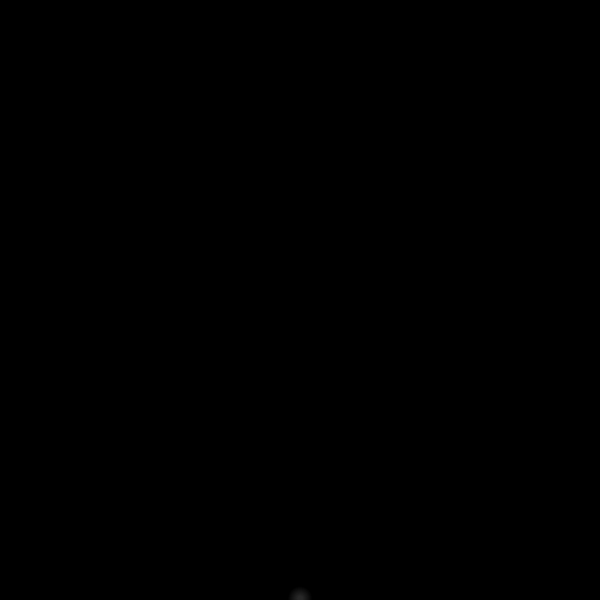
Frame 1 (no input)
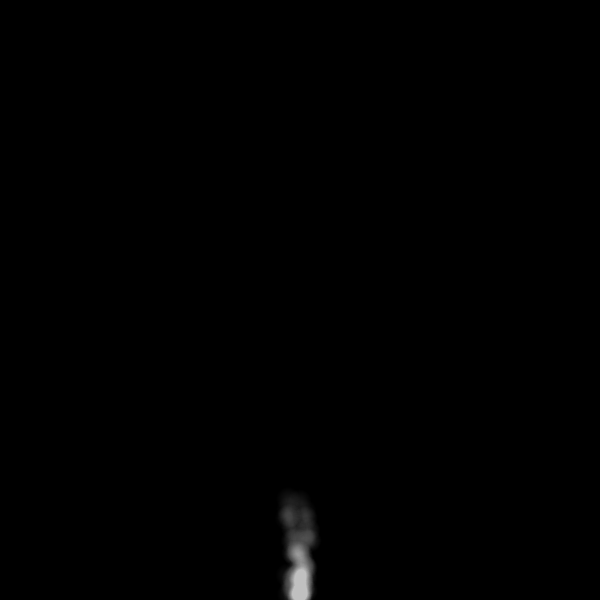
Frame 60 (the mouse pressed at the canvas centre just before this capture)
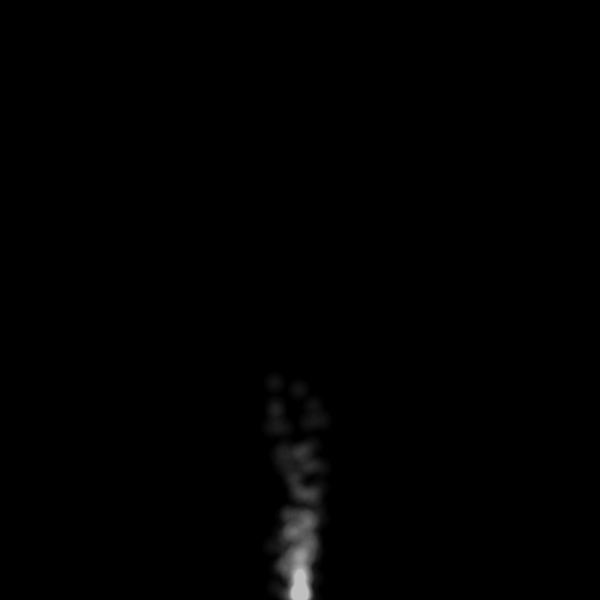
Frame 120 (the mouse held since frame 60 and released just before this capture)

The Processing sketch that drew these frames (run headless with seeded random() and noise(); from frame 60 on, the mouse is pressed at the canvas centre):

// Processing sketch: processing_128319
// ── processing_128319.pde

/**
This is the Particle example with the Particles turned into smoke.
The only real difference is that we draw hazy blobs instead of 
circles, and we reduce the vx so things go more upwards than outwards.

C. Andrews
2014-01-15
**/



Particle particles[]; // declare the array of Particles
int numParticles = 0; // this is a variable that holds the number of particles
void setup() {
  size(600, 600);
  background(0);
  // create the array to hold 300 Particles (it is still just room -- no particles yet)
  particles = new Particle[300];
 
}


/**
 This handles the creation of new particles and updates their positions.
 **/
void draw() {
  background(0);

  // If there is an empty spot in the array, we add a new particle to the system  
  if (numParticles < particles.length) {
    // create the Particle
    Particle p  = new Particle();

    // Give it an initial position 
    p.x = width/2;
    p.y = height; 

    // randomize its velocity and life time
    p.vx = random(-.25, .25);
    p.vy = -1 + random(-1, 1);
    p.maxLifeTime += random(-15, 15);

    // add it to the array and update our count of the number of particles
    particles[numParticles] = p;
    numParticles += 1;
  }



  // iterate over all of the particles and update and draw them
  // if they have expired, remove them from the list
  for (int i = 0; i < numParticles; i++) {

    // update the particle's position
    particles[i].update();

    // check if it is still alive
    if (particles[i].lifeTime < particles[i].maxLifeTime) {
      // if it is, paint it
      particles[i].paint();
    }
    else {
      // if it isn't, replace this particle with the last one in the list
      // and reduce the number of particles in the system
      numParticles -= 1;
      particles[i] = particles[numParticles];
    }
  }
}

/**
 This is the Particle class.
 
 The basic functionality is pretty straight forward. Particles have a position, velocity, 
 and in this instance, a lifetime. We have an update fucntion that changes the postion 
 based on the velocity, and a paint function to draw it.
 **/
class Particle {
  float x, y; // position of the particle
  float vx, vy; // velocity of the particle
  int lifeTime; // the age of the particle
  int maxLifeTime; // the age when the particle should be retired


  /**
   This is the constructor. We are just setting the lifetime here.
   **/
  Particle() {
    lifeTime = 0;
    maxLifeTime = 250;
  }

  /**
   Move the particle based on the velocity and increment the age of the particle.
   **/
  void update() {
    x += vx;
    y += vy; 

    lifeTime += 1;
  }

  /**
   Paint the particle. Note that the lifetime is used to determine the alpha 
   for the fill so that this gradually fades away rather than just popping out of
   existence.
   
   I apply a second trick in here that builds up layers of translucent circles to create
   a hazy circle, which is what gives the smoke effect.
   **/
  void paint() {

    noStroke();
    float alpha = (1 - (float)lifeTime / maxLifeTime)* 100;


     for (int i = 5; i <25; i++){
      fill(255,alpha/40);
    ellipse(x, y, i, i);
    }
  }
}
